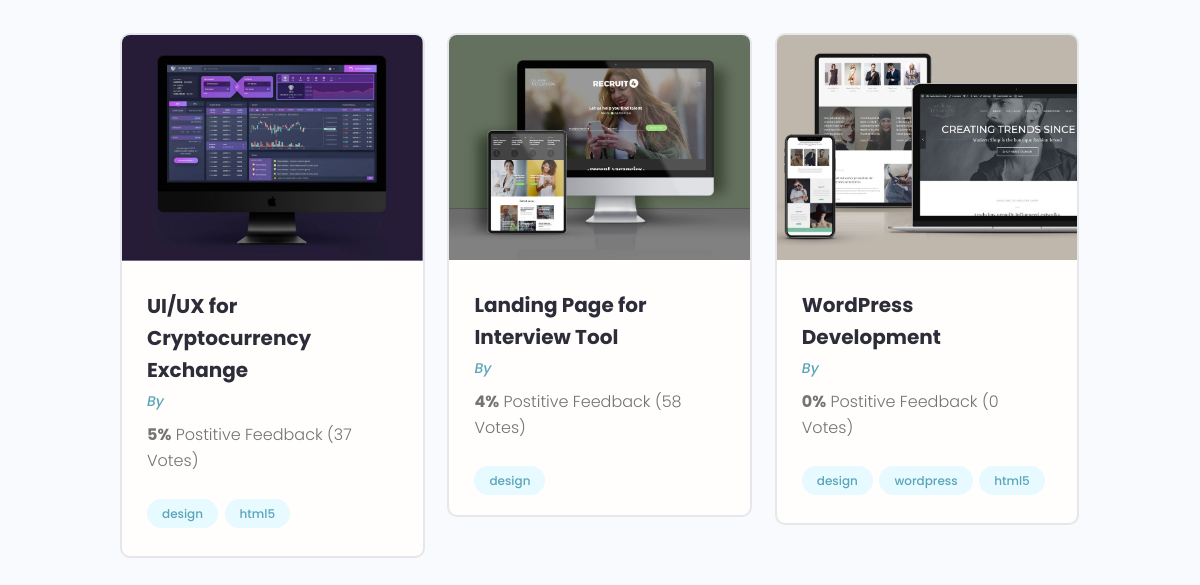
The page /projects/ (lower part) on the database as committed earlier.
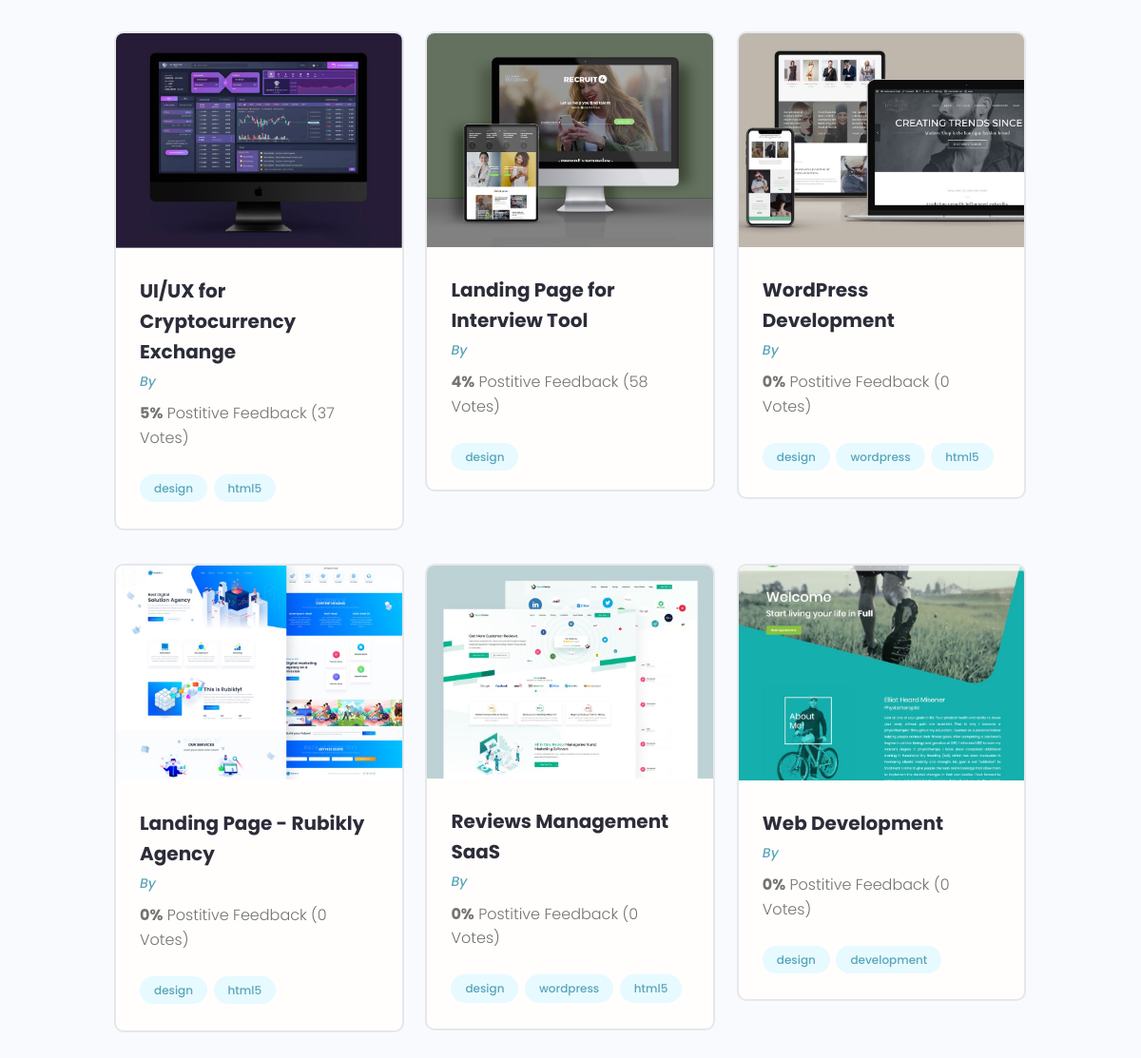
The same page on the database as committed later.
### projects/models.py (models this page shows, shortened)
class Project(models.Model):
    owner = models.ForeignKey(Profile, on_delete=models.SET_NULL, null=True, blank=True)
    title = models.CharField(max_length=200)
    description = models.TextField(null=True, blank=True)
    featured_image = models.ImageField(null=True, blank=True, upload_to="projects/%Y/%m/%d/", default="default.jpg")
    demo_link = models.CharField(max_length=2000, null=True, blank=True)
    source_link = models.CharField(max_length=2000, null=True, blank=True)
    tags = models.ManyToManyField('Tag', blank=True)
    vote_total = models.IntegerField(default=0, null=True, blank=True)
    vote_ratio = models.IntegerField(default=0, null=True, blank=True)
    created = models.DateTimeField(auto_now_add=True)

class Tag(models.Model):
    name = models.CharField(max_length=200)
    created = models.DateTimeField(auto_now_add=True)
    def __str__(self):
        return self.name

### projects/views.py (the view)
# urls.py: path('projects/', include('projects.urls')),
def projects(request):
    pr = Project.objects.all()
    context = {'projects': pr}
    return render(request, "projects/projects.html", context)

### projects/templates/projects/projects.html (shortened to what this page needs)
{% extends 'projects/base.html' %}
{% block content %}
  <main class="projects">
    <section class="projectsList">
      <div class="container">
        <div class="grid grid--three">
          {% for project in projects %}
          <div class="column">
            <div class="card project">
              <a href="{% url 'project' project.id %}" class="project">
                <img class="project__thumbnail" src="{{ project.featured_image.url }}" alt="project thumbnail" />
                <div class="card__body">
                  <h3 class="project__title">{{ project.title }}</h3>
                  <p><a class="project__author" href="{% url 'user_profile' project.owner.id %}">By {{ project.owner.name }}</a></p>
                  <p class="project--rating">
                    <span style="font-weight: bold;">{{ project.vote_ratio }}%</span> Postitive
                    Feedback ({{ project.vote_total }} Vote{{ project.vote_total|pluralize:'s' }})
                  </p>
                  <div class="project__tags">
                    {% for tag in project.tags.all %}
                    <span class="tag tag--pill tag--main">
                      <small>{{ tag }}</small>
                    </span>
                    {% endfor %}
                  </div>
                </div>
              </a>
            </div>
          </div>
          {% endfor %}
        </div>
      </div>
    </section>
  </main>
{% endblock %}

Rows that differ between the two databases and show on the page:
added Project: featured_image (picture), title "Landing Page - Rubikly Agency", vote_ratio "0", vote_total "0", Tag (name "design"), Tag (name "html5")
added Project: featured_image (picture), title "Reviews Management SaaS", vote_ratio "0", vote_total "0", Tag (name "design"), Tag (name "wordpress"), Tag (name "html5")
added Project: featured_image (picture), title "Web Development", vote_ratio "0", vote_total "0", Tag (name "design")
now on this page (row unchanged): Tag: name "development", shown under "Web Development"
